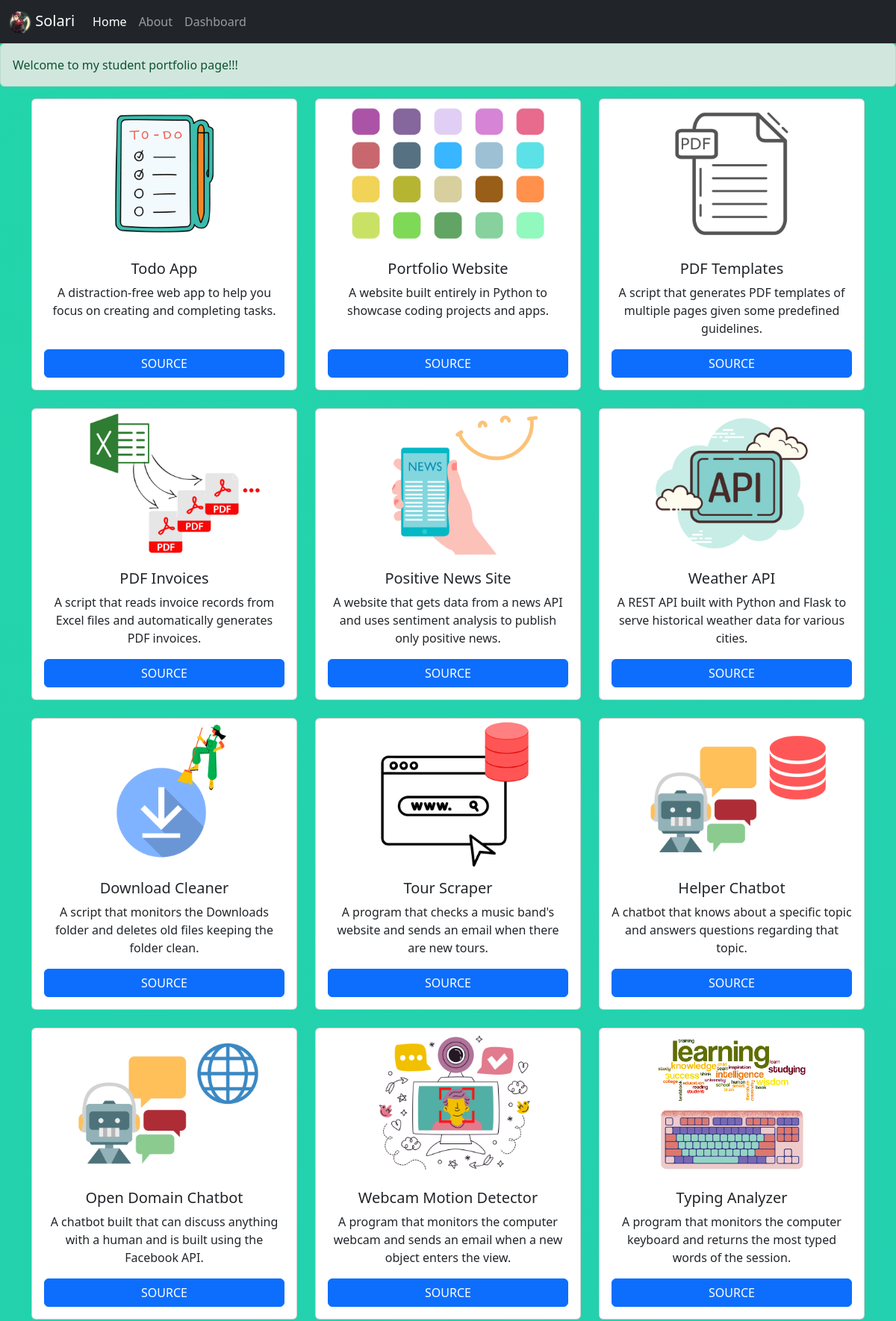
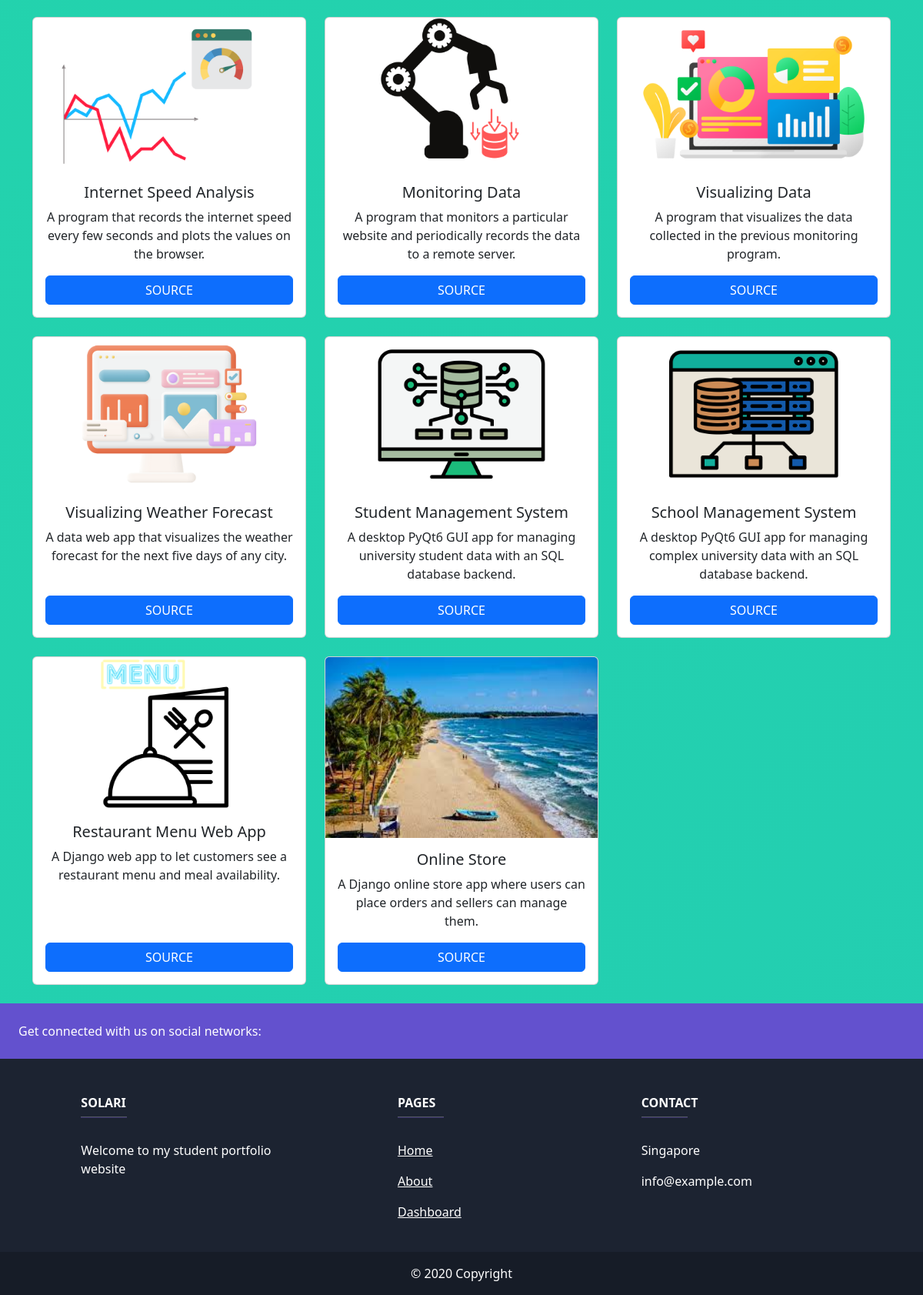
The app's page /, older data (2 pictures, top to bottom).
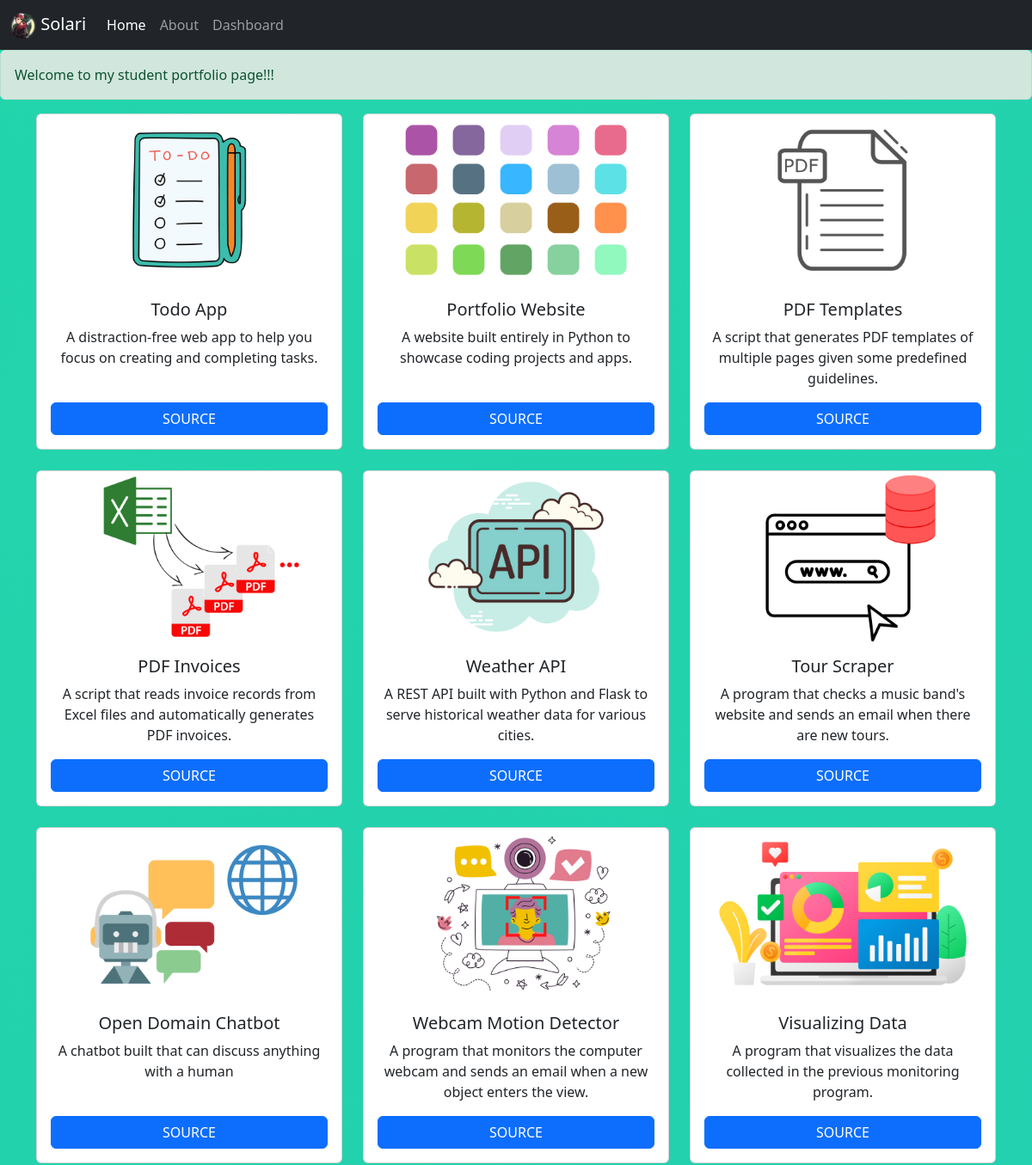
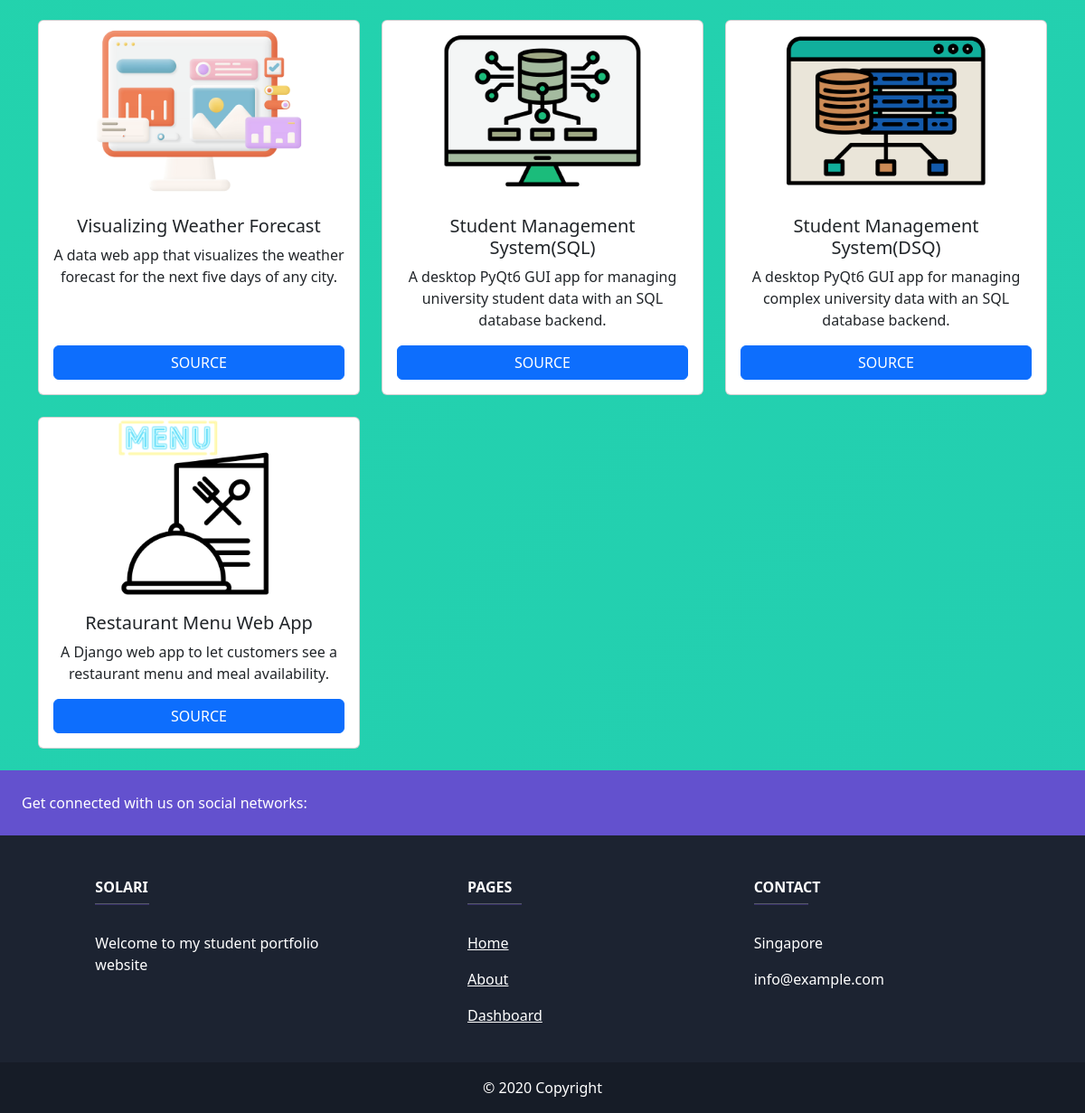
The same page, newer data (2 pictures, top to bottom).
### student_portfolio/models.py (models this page shows, shortened)
class Apps(models.Model):
    title = models.CharField(max_length=30)
    description = models.CharField(max_length=118)
    url = models.CharField(max_length=118)
    image = models.ImageField(blank=True)

### student_portfolio/views.py (the view)
# urls.py: path('', views.Main_View.as_view(), name="home"),
class Main_View(ListView):
    model = Apps
    template_name = 'index.html'
    def get_context_data(self, **kwargs):
        context = super().get_context_data(**kwargs)
        context['app_list'] = Apps.objects.all()  # Assuming YourModel is the model you are querying
        return context

### student_portfolio/templates/Index.html
{% extends 'base.html' %}
{% load static %}
{% block content %}
<body id="home-page">
<div class="container">
    <div class="row row-cols-1 row-cols-md-3 g-4">
        {% for row in app_list %}
        <div class="col d-flex align-items-stretch">
            <div class="card text-center w-100">
                {% with row.image as image_path %}
                <img src="{% static image_path %}" class="card-img-top" alt="...">
                {% endwith %}
                <div class="card-body d-flex flex-column">
                    <h5 class="card-title">{{ row.title }}</h5>
                    <p class="card-text flex-grow-1">{{ row.description }}</p>
                    <a class="btn btn-primary mt-auto" href="{{ row.url }}">SOURCE</a>
                </div>
            </div>
        </div>
        {% endfor %}
    </div>
</div>
</body>
{% endblock content %}

### student_portfolio/templates/base.html (shortened to what this page needs)
<!DOCTYPE html>
<html lang="en">
<head>
    {% load static %}
    <link href="https://cdn.jsdelivr.net/npm/bootstrap@5.2.0-beta1/dist/css/bootstrap.min.css" rel="stylesheet"
>
    <link rel="stylesheet" type="text/css" href="{% static 'style.css' %}">
</head>
<body>
<nav class="navbar navbar-expand-lg navbar-dark bg-dark">
    <div class="container-fluid">
        <a class="navbar-brand" href="{% url 'home' %}">
            <img src="{% static '8332ad98-73b6-4f28-ac6e-71707abb8e04-profile_image-300x300.png' %}" width="30" alt="Logo">
            Solari
        </a>
        <div class="collapse navbar-collapse" id="navbarNav">
            <ul class="navbar-nav">
                <li class="nav-item">
                    <a class="nav-link active" aria-current="page" href="{% url 'home' %}">Home</a>
                </li>
                <li class="nav-item">
                    <a class="nav-link" aria-current="page" href="{% url 'about' %}">About</a>
                </li>
                <li class="nav-item">
                    <a class="nav-link" aria-current="admin" href="{% url 'admin:index' %}">Dashboard</a>
                </li>
            </ul>
        </div>
    </div>
</nav>
<div class="alert alert-success" role="alert">
    Welcome to my student portfolio page!!!
</div>
{% block content %}
{% endblock content %}
<div class="mt-4">
    <footer class="text-center text-lg-start text-white" style="background-color: #1c2331">
        <section class="d-flex justify-content-between p-4" style="background-color: #6351ce">
            <div class="me-5">
                <span>Get connected with us on social networks:</span>
            </div>
            <div>
            </div>
        </section>
        <section>
            <div class="container text-center text-md-start mt-5">
                <div class="row mt-3">
                    <div class="col-md-3 col-lg-4 col-xl-3 mx-auto mb-4">
                        <h6 class="text-uppercase fw-bold">Solari</h6>
                        <hr class="mb-4 mt-0 d-inline-block mx-auto" style="width: 60px; background-color: #7c4dff; height: 2px" />
                        <p>Welcome to my student portfolio website</p>
                    </div>
                    <div class="col-md-2 col-lg-2 col-xl-2 mx-auto mb-4">
                        <h6 class="text-uppercase fw-bold">Pages</h6>
                        <hr class="mb-4 mt-0 d-inline-block mx-auto" style="width: 60px; background-color: #7c4dff; height: 2px" />
                        <p>
                            <a href="{% url 'home' %}" class="text-white">Home</a>
                        </p>
                        <p>
                            <a href="{% url 'about' %}" class="text-white">About</a>
                        </p>
                        <p>
                            <a href="{% url 'admin:index' %}" class="text-white">Dashboard</a>
                        </p>
                    </div>
                    <div class="col-md-4 col-lg-3 col-xl-3 mx-auto mb-md-0 mb-4">
                        <h6 class="text-uppercase fw-bold">Contact</h6>
                        <hr class="mb-4 mt-0 d-inline-block mx-auto" style="width: 60px; background-color: #7c4dff; height: 2px" />
                        <p> Singapore</p>
                        <p> info@example.com</p>
                    </div>
                </div>
            </div>
        </section>
        <div class="text-center p-3" style="background-color: rgba(0, 0, 0, 0.2)">
            © 2020 Copyright
        </div>
    </footer>
</div>
</body>
</html>

### static/style.css (style rules this page uses)
html, body { width: 100%; height:100%; }
#home-page { background: linear-gradient(-45deg, #ee7752, #e73c7e, #23a6d5, #23d5ab); background-size: 2000% 2000%; animation: gradient 15s ease infinite; }
* { box-sizing: border-box; }
:root { --background-color: black; --text-color: hsl(0, 0%, 100%); }
body { margin: 0; }

Row changes from the older to the newer data that the page shows:
removed Apps: image (picture), title "Positive News Site", description "A website that gets data from a news API and uses sentiment analysis to publish only positive news."
removed Apps: image (picture), title "Download Cleaner", description "A script that monitors the Downloads folder and deletes old files keeping the folder clean."
removed Apps: image (picture), title "Helper Chatbot", description "A chatbot that knows about a specific topic and answers questions regarding that topic."
removed Apps: image (picture), title "Typing Analyzer", description "A program that monitors the computer keyboard and returns the most typed words of the session."
removed Apps: image (picture), title "Internet Speed Analysis", description "A program that records the internet speed every few seconds and plots the values on the browser."
removed Apps: image (picture), title "Monitoring Data", description "A program that monitors a particular website and periodically records the data to a remote server."
removed Apps: image (picture), title "Online Store", description "A Django online store app where users can place orders and sellers can manage them."
changed Apps "Open Domain Chatbot": description "A chatbot built that can discuss anything with a human and is built using the Facebook API." → "A chatbot built that can discuss anything with a human"
changed Apps: title "Student Management System" → "Student Management System(SQL)"
changed Apps: title "School Management System" → "Student Management System(DSQ)"
